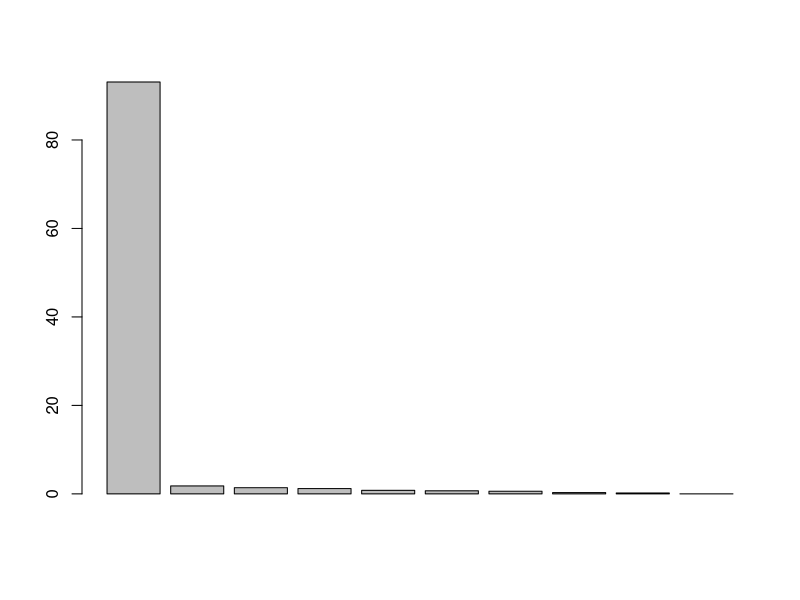
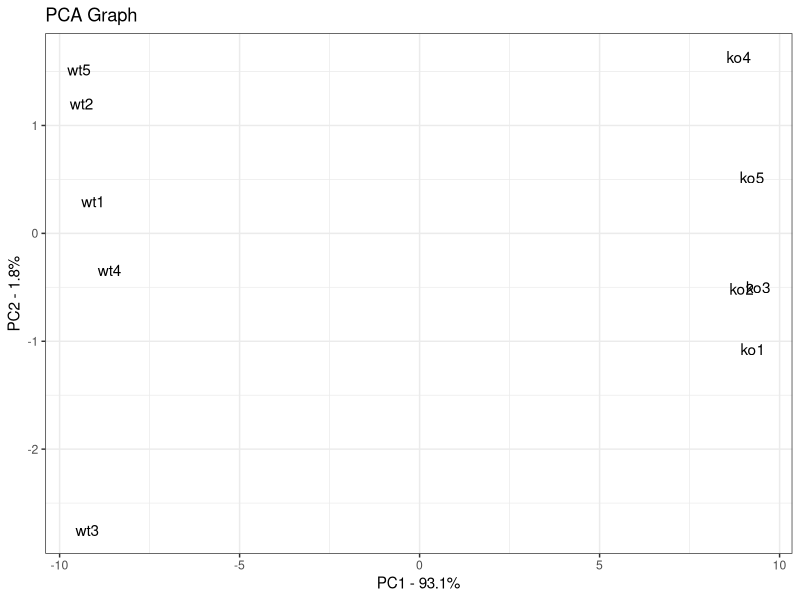
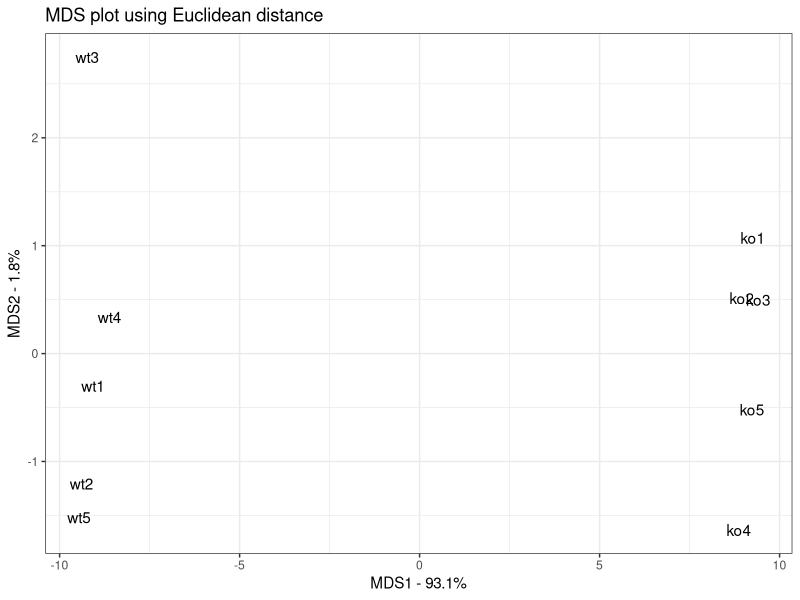
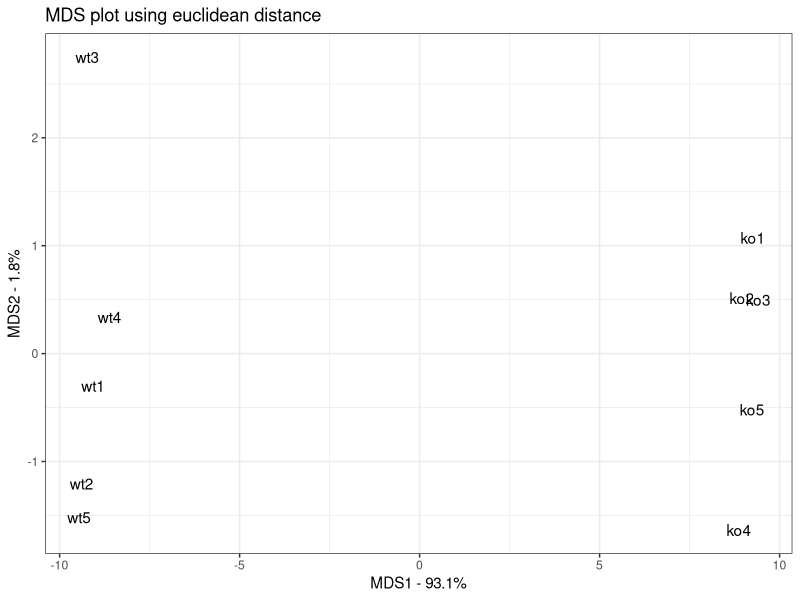

The R script that drew these images, in order:
## The following code was adapted from
## https://statquest.org/2017/12/18/statquest-mds-and-pcoa-in-r/#code

library(ggplot2)
## In this example, the data is in a matrix called
## data.matrix
## columns are individual samples (i.e. cells)
## rows are measurements taken for all the samples (i.e. genes)
## Just for the sake of the example, here's some made up data...
data.matrix <- matrix(nrow=100, ncol=10)
colnames(data.matrix) <- c(
  paste("wt", 1:5, sep=""),
  paste("ko", 1:5, sep=""))
rownames(data.matrix) <- paste("gene", 1:100, sep="")
for (i in 1:100) {
  wt.values <- rpois(5, lambda=sample(x=10:1000, size=1))
  ko.values <- rpois(5, lambda=sample(x=10:1000, size=1))
  
  data.matrix[i,] <- c(wt.values, ko.values)
}
head(data.matrix)
dim(data.matrix)

###################################################################
##
## 1) Just for reference, draw a PCA plot using this data...
##
###################################################################
pca <- prcomp(t(data.matrix), scale=TRUE, center=TRUE) 

## calculate the percentage of variation that each PC accounts for...
pca.var <- pca$sdev^2
pca.var.per <- round(pca.var/sum(pca.var)*100, 1)
pca.var.per
barplot(pca.var.per)
## now make a fancy looking plot that shows the PCs and the variation:
pca.data <- data.frame(Sample=rownames(pca$x),
                       X=pca$x[,1],
                       Y=pca$x[,2])
pca.data

ggplot(data=pca.data, aes(x=X, y=Y, label=Sample)) +
  geom_text() +
  xlab(paste("PC1 - ", pca.var.per[1], "%", sep="")) +
  ylab(paste("PC2 - ", pca.var.per[2], "%", sep="")) +
  theme_bw() +
  ggtitle("PCA Graph")

###################################################################
##
## 2) Now draw an MDS plot using the same data and the Euclidean
##    distance. This graph should look the same as the PCA plot
##
###################################################################

## first, calculate the distance matrix using the Euclidian distance.
## NOTE: We are transposing, scaling and centering the data just like PCA.
distance.matrix <- dist(scale(t(data.matrix), center=TRUE, scale=TRUE),
                        method="euclidean")

## do the MDS math (this is basically eigen value decomposition)
mds.stuff <- cmdscale(distance.matrix, eig=TRUE, x.ret=TRUE)

## calculate the percentage of variation that each MDS axis accounts for...
mds.var.per <- round(mds.stuff$eig/sum(mds.stuff$eig)*100, 1)
mds.var.per

## now make a fancy looking plot that shows the MDS axes and the variation:
mds.values <- mds.stuff$points
mds.data <- data.frame(Sample=rownames(mds.values),
                       X=mds.values[,1],
                       Y=mds.values[,2])
mds.data

ggplot(data=mds.data, aes(x=X, y=Y, label=Sample)) +
  geom_text() +
  theme_bw() +
  xlab(paste("MDS1 - ", mds.var.per[1], "%", sep="")) +
  ylab(paste("MDS2 - ", mds.var.per[2], "%", sep="")) +
  ggtitle("MDS plot using Euclidean distance")

###################################################################
##
## 3) Now draw an MDS plot using the same data and metric of your choice 
##    This graph should look different than the first two
##
###################################################################

plot_mds <- function(data.matrix, metric = 'euclidean'){
  ## first, calculate the distance matrix using the given metric.
  ## NOTE: We are transposing, scaling and centering the data just like PCA.
  distance.matrix <- dist(scale(t(data.matrix), center=TRUE, scale=TRUE),
                          method=metric)
  
  ## do the MDS math (this is basically eigen value decomposition)
  mds.stuff <- cmdscale(distance.matrix, eig=TRUE, x.ret=TRUE)
  
  ## calculate the percentage of variation that each MDS axis accounts for...
  mds.var.per <- round(mds.stuff$eig/sum(mds.stuff$eig)*100, 1)
  
  ## now make a fancy looking plot that shows the MDS axes and the variation:
  mds.values <- mds.stuff$points
  mds.data <- data.frame(Sample=rownames(mds.values),
                         X=mds.values[,1],
                         Y=mds.values[,2])
  
  ggplot(data=mds.data, aes(x=X, y=Y, label=Sample)) +
    geom_text() +
    theme_bw() +
    xlab(paste("MDS1 - ", mds.var.per[1], "%", sep="")) +
    ylab(paste("MDS2 - ", mds.var.per[2], "%", sep="")) +
    ggtitle(paste0("MDS plot using ",metric," distance"))
}

plot_mds(data.matrix)
